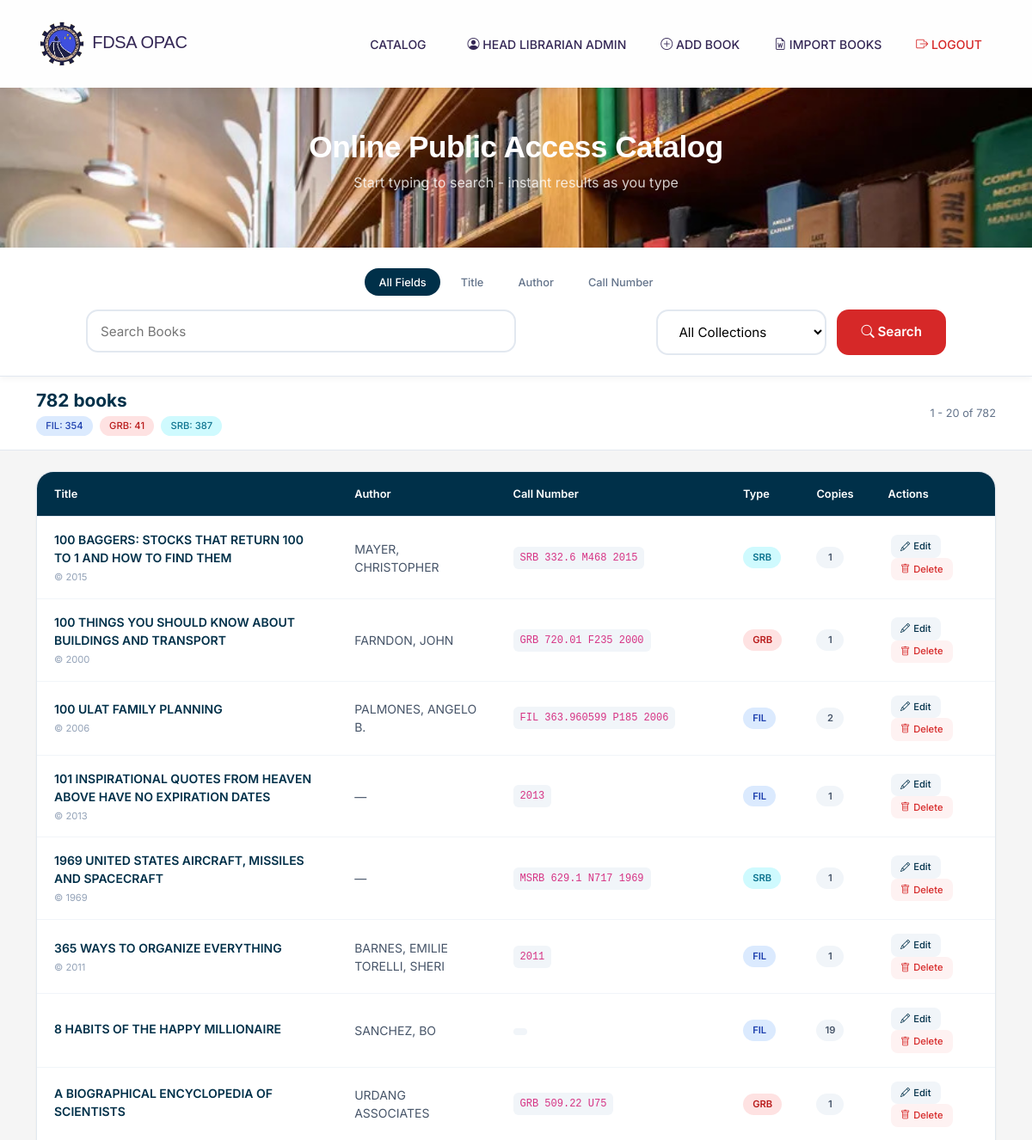
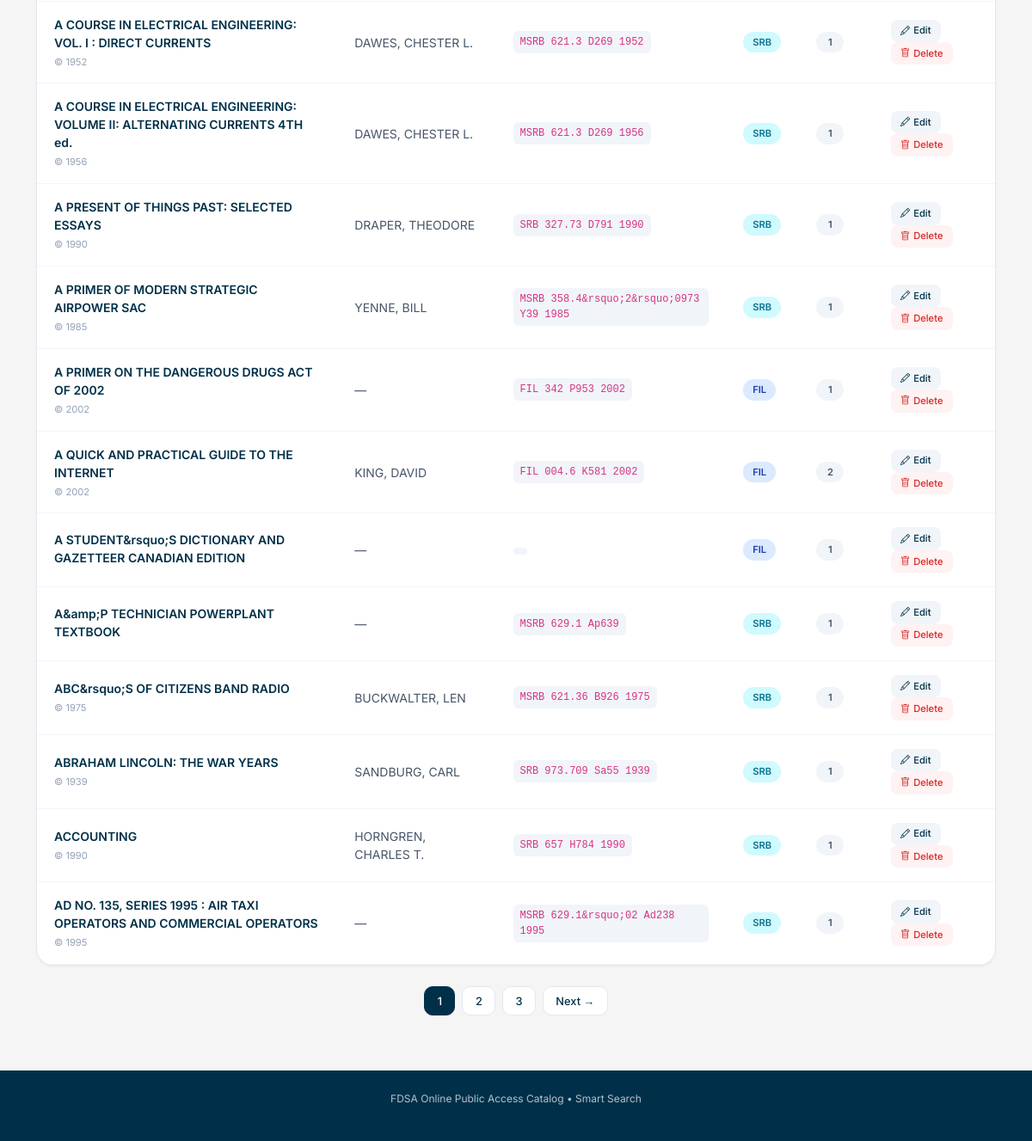
Screenshot of /index.php (signed in) with the database file from the repository (2 pictures, top to bottom).
### tables this page shows
CREATE TABLE `books` (
  `id` int(11) NOT NULL,
  `title` varchar(500) NOT NULL,
  `author` varchar(300) NOT NULL,
  `call_number` varchar(200) NOT NULL,
  `copies` int(11) DEFAULT 1,
  `book_type` varchar(20) DEFAULT 'FIL',
  `year_published` varchar(20) DEFAULT NULL,
  `created_at` timestamp NOT NULL DEFAULT current_timestamp()
);

### config/database.php (called while the page is built, shortened)
<?php
function isLoggedIn() {
    return isset($_SESSION['admin_id']) && isset($_SESSION['admin_username']);
}
function getCurrentAdmin($conn) {
    if (isLoggedIn()) {
        $stmt = $conn->prepare("SELECT id, username, full_name FROM admin WHERE id = ?");
        $stmt->bind_param("i", $_SESSION['admin_id']);
        $stmt->execute();
        $result = $stmt->get_result();
        return $result->fetch_assoc();
    }
    return null;
}
?>

### index.php (the view, shortened to what this page needs)
<?php
require_once 'config/database.php';
$page = isset($_GET['page']) ? (int)$_GET['page'] : 1;
$limit = 20;
$offset = ($page - 1) * $limit;
$params = [];
$types = "";
$where_clause = "";
$count_sql = "SELECT COUNT(*) as total FROM books $where_clause";
$stmt = $conn->prepare($count_sql);
$stmt->execute();
$total_result = $stmt->get_result();
$total_rows = $total_result->fetch_assoc()['total'];
$total_pages = ceil($total_rows / $limit);
$sql = "SELECT * FROM books $where_clause ORDER BY title LIMIT ? OFFSET ?";
$params[] = $limit;
$params[] = $offset;
$types .= "ii";
$stmt = $conn->prepare($sql);
$stmt->bind_param($types, ...$params);
$stmt->execute();
$result = $stmt->get_result();
$type_stats = [];
$type_sql = "SELECT book_type, COUNT(*) as count FROM books GROUP BY book_type";
$type_result = $conn->query($type_sql);
while ($row = $type_result->fetch_assoc()) {
    $type_stats[$row['book_type']] = $row['count'];
}
$currentAdmin = getCurrentAdmin($conn);
$isLoggedIn = isLoggedIn();
?>
<!DOCTYPE html>
<html lang="en">
<head>
    <link href="https://cdn.jsdelivr.net/npm/bootstrap@5.1.3/dist/css/bootstrap.min.css" rel="stylesheet">
    <link rel="stylesheet" href="https://cdn.jsdelivr.net/npm/bootstrap-icons@1.8.1/font/bootstrap-icons.css">
</head>
<body>
<nav class="navbar">
    <div class="container">
        <a class="navbar-brand" href="index.php">
            <img src="./img/logo.png" class="log" alt=""> FDSA OPAC
        </a>
        <div class="d-flex align-items-center gap-3">
            <a class="nav-link d-inline-block" href="index.php">Catalog</a>
            <?php if ($isLoggedIn): ?>
    <div class="user-info">
        <span class="nav-link" style="cursor: default;">
            <i class="bi bi-person-circle"></i> <?php echo htmlspecialchars($_SESSION['admin_fullname'] ?? $_SESSION['admin_username']); ?>
            <span class="admin-badge">Admin</span>
        </span>
        <button class="nav-link" style="background: none; border: none;" onclick="openAddModal()">
            <i class="bi bi-plus-circle"></i> Add Book
        </button>
        <a href="import_word.php" class="nav-link">
            <i class="bi bi-file-earmark-word"></i> Import Books
        </a>
        <button onclick="openLogoutModal()" class="nav-link logout-btn" style="background: none; border: none;">
            <i class="bi bi-box-arrow-right"></i> Logout
        </button>
    </div>
<?php else: ?>
    <a href="login.php" class="nav-link login-btn">
        <i class="bi bi-shield-lock"></i> Librarian Login
    </a>
<?php endif; ?>
        </div>
    </div>
</nav>
<div class="hero">
    <div class="container">
        <h1>Online Public Access Catalog</h1>
        <p>Start typing to search - instant results as you type</p>
    </div>
</div>
<div class="search-section">
    <div class="container">
        <div class="search-card">
            <div class="search-options">
                <button type="button" class="search-option-btn active" data-field="all">All Fields</button>
                <button type="button" class="search-option-btn" data-field="title">Title</button>
                <button type="button" class="search-option-btn" data-field="author">Author</button>
                <button type="button" class="search-option-btn" data-field="call_number">Call Number</button>
            </div>
            <div class="search-input-group">
                <div class="search-input-wrapper" style="flex: 2; position: relative;">
                    <input type="text" id="smart_search" class="search-input" placeholder="Search Books" autocomplete="off">
                </div>
                <select id="book_type_filter" class="search-select">
                    <option value="all">All Collections</option>
                </select>
                <button id="search_btn" class="search-btn">
                    <i class="bi bi-search"></i> Search
                </button>
            </div>
        </div>
    </div>
</div>
<div id="stats_section" class="stats-section">
    <div class="container">
        <div class="stats-grid">
            <div class="stats-info">
                <h2 id="total_books"><?php echo number_format($total_rows); ?> books</h2>
                <div class="type-badges" id="type_badges">
                    <?php foreach ($type_stats as $type => $count): ?>
                    <span class="type-badge <?php echo $type; ?>"><?php echo $type; ?>: <?php echo $count; ?></span>
                    <?php endforeach; ?>
                </div>
            </div>
            <div class="stats-count" id="result_range">
                <?php echo $offset + 1; ?> - <?php echo min($offset + $limit, $total_rows); ?> of <?php echo $total_rows; ?>
            </div>
        </div>
    </div>
</div>
<div class="books-container">
    <div class="container">
        <div id="results_container">
            <div class="books-table-wrapper">
                <table class="books-table">
                    <thead>
                        <tr>
                            <th>Title</th>
                            <th>Author</th>
                            <th>Call Number</th>
                            <th>Type</th>
                            <th>Copies</th>
                            <?php if ($isLoggedIn): ?>
                            <th>Actions</th>
                            <?php endif; ?>
                        </tr>
                    </thead>
                    <tbody id="books_tbody">
                        <?php if ($result->num_rows > 0): ?>
                            <?php while ($row = $result->fetch_assoc()): ?>
                            <tr>
                                <td>
                                    <div class="book-title"><?php echo htmlspecialchars($row['title']); ?></div>
                                    <?php if ($row['year_published']): ?>
                                        <div class="book-year">© <?php echo htmlspecialchars($row['year_published']); ?></div>
                                    <?php endif; ?>
                                </td>
                                <td class="book-author"><?php echo htmlspecialchars($row['author']) ?: '—'; ?></td>
                                <td><code class="call-number"><?php echo htmlspecialchars($row['call_number']); ?></code></td>
                                <td><span class="book-type-badge <?php echo $row['book_type']; ?>"><?php echo $row['book_type']; ?></span></td>
                                <td><span class="copies-count"><?php echo $row['copies']; ?></span></td>
                                <?php if ($isLoggedIn): ?>
                                <td>
                                    <button onclick="openEditModal(<?php echo $row['id']; ?>)" class="action-btn edit">
                                        <i class="bi bi-pencil"></i> Edit
                                    </button>
                                    <button onclick="openDeleteModal(<?php echo $row['id']; ?>)" class="action-btn delete">
                                        <i class="bi bi-trash"></i> Delete
                                    </button>
                                </tr>
                                <?php endif; ?>
                            <?php endwhile; ?>
                        <?php endif; ?>
                    </tbody>
                </table>
            </div>
            <div id="pagination_container" class="pagination-container">
                <?php if ($total_pages > 1): ?>
                    <?php
                    $start = max(1, $page - 2);
                    $end = min($total_pages, $page + 2);
                    for ($i = $start; $i <= $end; $i++):
                    ?>
                    <button onclick="goToPage(<?php echo $i; ?>)" class="pagination-btn <?php echo $i == $page ? 'active' : ''; ?>"><?php echo $i; ?></button>
                    <?php endfor; ?>
                    <?php if ($page < $total_pages): ?>
                    <button onclick="goToPage(<?php echo $page+1; ?>)" class="pagination-btn">Next →</button>
                    <?php endif; ?>
                <?php endif; ?>
            </div>
        </div>
    </div>
</div>
<div class="footer">
    <div class="container">
        <p>FDSA Online Public Access Catalog • Smart Search</p>
    </div>
</div>
</body>
</html>

### rows the page displays
books: title "100 BAGGERS: STOCKS THAT RETURN 100 TO 1 AND HOW TO FIND THEM", year_published "2015", author "MAYER, CHRISTOPHER", call_number "SRB 332.6 M468 2015", book_type "SRB", copies "1"
books: title "100 THINGS YOU SHOULD KNOW ABOUT BUILDINGS AND TRANSPORT", year_published "2000", author "FARNDON, JOHN", call_number "GRB 720.01 F235 2000", book_type "GRB", copies "1"
books: title "100 ULAT FAMILY PLANNING", year_published "2006", author "PALMONES, ANGELO B.", call_number "FIL 363.960599 P185 2006", book_type "FIL", copies "2"
books: title "101 INSPIRATIONAL QUOTES FROM HEAVEN ABOVE HAVE NO EXPIRATION DATES", year_published "2013", author "—", call_number "2013", book_type "FIL", copies "1"
books: title "1969 UNITED STATES AIRCRAFT, MISSILES AND SPACECRAFT", year_published "1969", author "—", call_number "MSRB 629.1 N717 1969", book_type "SRB", copies "1"
books: title "365 WAYS TO ORGANIZE EVERYTHING", year_published "2011", author "BARNES, EMILIE TORELLI, SHERI", call_number "2011", book_type "FIL", copies "1"
books: title "8 HABITS OF THE HAPPY MILLIONAIRE", author "SANCHEZ, BO", book_type "FIL", copies "19"
books: title "A BIOGRAPHICAL ENCYCLOPEDIA OF SCIENTISTS", author "URDANG ASSOCIATES", call_number "GRB 509.22 U75", book_type "GRB", copies "1"
books: title "A COURSE IN ELECTRICAL ENGINEERING: VOL. I : DIRECT CURRENTS", year_published "1952", author "DAWES, CHESTER L.", call_number "MSRB 621.3 D269 1952", book_type "SRB", copies "1"
books: title "A COURSE IN ELECTRICAL ENGINEERING: VOLUME II: ALTERNATING CURRENTS 4TH ed.", year_published "1956", author "DAWES, CHESTER L.", call_number "MSRB 621.3 D269 1956", book_type "SRB", copies "1"
books: title "A PRESENT OF THINGS PAST: SELECTED ESSAYS", year_published "1990", author "DRAPER, THEODORE", call_number "SRB 327.73 D791 1990", book_type "SRB", copies "1"
books: title "A PRIMER OF MODERN STRATEGIC AIRPOWER SAC", year_published "1985", author "YENNE, BILL", call_number "MSRB 358.4&rsquo;2&rsquo;0973 Y39 1985", book_type "SRB", copies "1"
books: title "A PRIMER ON THE DANGEROUS DRUGS ACT OF 2002", year_published "2002", author "—", call_number "FIL 342 P953 2002", book_type "FIL", copies "1"
books: title "A QUICK AND PRACTICAL GUIDE TO THE INTERNET", year_published "2002", author "KING, DAVID", call_number "FIL 004.6 K581 2002", book_type "FIL", copies "2"
books: title "A STUDENT&rsquo;S DICTIONARY AND GAZETTEER CANADIAN EDITION", author "—", book_type "FIL", copies "1"
books: title "A&amp;P TECHNICIAN POWERPLANT TEXTBOOK", author "—", call_number "MSRB 629.1 Ap639", book_type "SRB", copies "1"
books: title "ABC&rsquo;S OF CITIZENS BAND RADIO", year_published "1975", author "BUCKWALTER, LEN", call_number "MSRB 621.36 B926 1975", book_type "SRB", copies "1"
books: title "ABRAHAM LINCOLN: THE WAR YEARS", year_published "1939", author "SANDBURG, CARL", call_number "SRB 973.709 Sa55 1939", book_type "SRB", copies "1"
books: title "ACCOUNTING", year_published "1990", author "HORNGREN, CHARLES T.", call_number "SRB 657 H784 1990", book_type "SRB", copies "1"
books: title "AD NO. 135, SERIES 1995 : AIR TAXI OPERATORS AND COMMERCIAL OPERATORS", year_published "1995", author "—", call_number "MSRB 629.1&rsquo;02 Ad238 1995", book_type "SRB", copies "1"

### other values shown
$_SESSION['admin_fullname'] "HEAD LIBRARIAN"
$total_rows "782"
$type "FIL"
$count "354"
$type "GRB"
$count "41"
$type "SRB"
$count "387"
$offset + 1 "1"
min($offset + $limit, $total_rows) "20"
